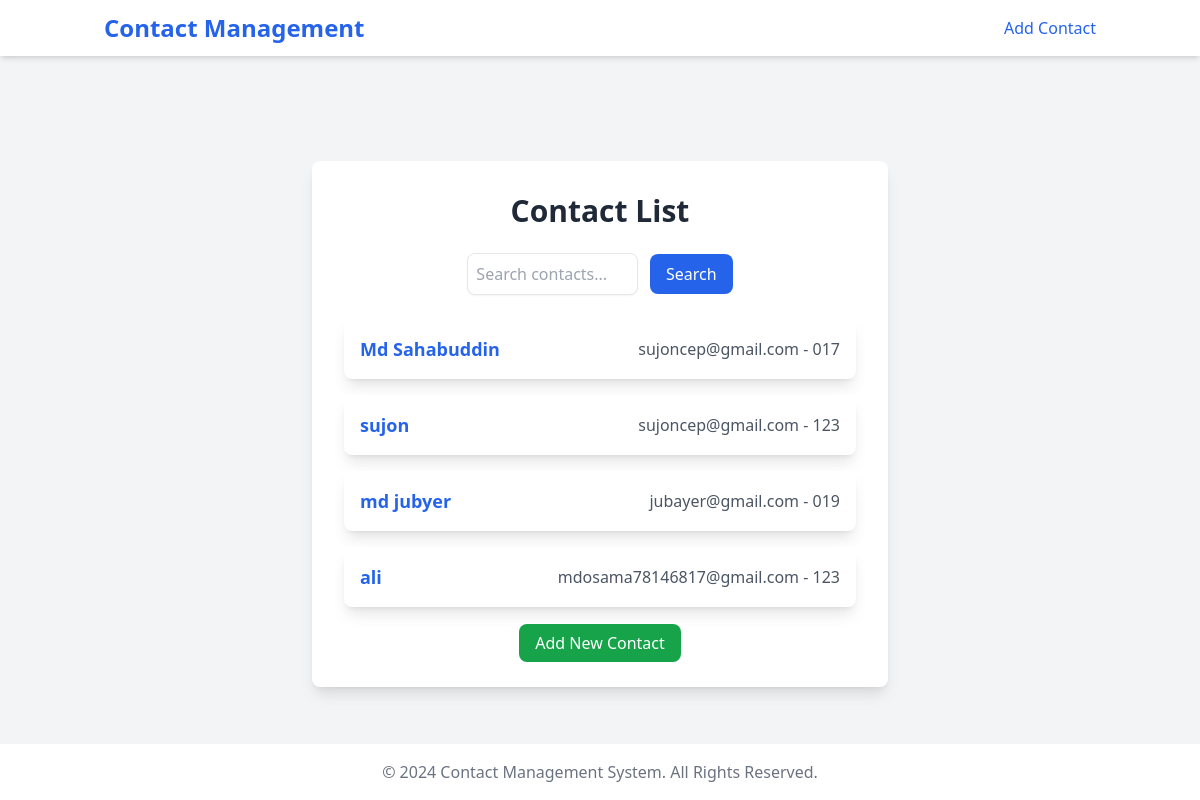
The page / on the database its author committed.
### website/models.py (models this page shows, shortened)
class Contact(models.Model):
    first_name = models.CharField(max_length=100)
    last_name = models.CharField(max_length=100)
    email = models.EmailField()
    phone_number = models.CharField(max_length=15)
    address = models.TextField()

### website/views.py (the view)
# urls.py: path('', views.home, name='home'),
def home(request):
    contacts = Contact.objects.all()
    return render(request, 'home.html', {'contacts': contacts})

### website/templates/home.html
{% extends 'base.html' %}
{% block content %}
<h1 class="text-3xl font-bold mb-6 text-center text-gray-800">Contact List</h1>
<div class="mb-6">
    <form method="GET" action="{% url 'search_contacts' %}" class="flex items-center justify-center">
        <input type="text" name="q" placeholder="Search contacts..." class="border rounded-lg p-2 w-1/3 shadow-sm focus:outline-none focus:ring-2 focus:ring-blue-500">
        <button type="submit" class="ml-3 bg-blue-600 text-white px-4 py-2 rounded-lg hover:bg-blue-700 focus:outline-none focus:ring-2 focus:ring-blue-500">
            Search
        </button>
    </form>
</div>
<ul class="space-y-4">
    {% for contact in contacts %}
    <li class="bg-white shadow-lg rounded-lg p-4 flex justify-between items-center">
        <a href="{% url 'contact_detail' contact.id %}" class="text-lg font-semibold text-blue-600 hover:text-blue-800">
            {{ contact.first_name }}
        </a>
        <div class="text-gray-600">{{ contact.email }} - {{ contact.phone_number }}</div>
    </li>
    {% empty %}
    <li class="text-center text-gray-500">No contacts found.</li>
    {% endfor %}
</ul>
<div class="mt-6 text-center">
    <a href="{% url 'add_contact' %}" class="bg-green-600 text-white px-4 py-2 rounded-lg hover:bg-green-700 focus:outline-none focus:ring-2 focus:ring-green-500">
        Add New Contact
    </a>
</div>
{% endblock %}

### website/templates/base.html (shortened to what this page needs)
<!DOCTYPE html>
<html lang="en">
<head>
    <script src="https://cdn.tailwindcss.com"></script>
</head>
<body class="bg-gray-100">
    <nav class="bg-white shadow-md">
        <div class="container mx-auto px-4 py-3 flex justify-between items-center">
            <a href="{% url 'home' %}" class="text-2xl font-bold text-blue-600">Contact Management</a>
            <ul class="flex space-x-4">
                <li>
                    <a href="{% url 'add_contact' %}" class="text-blue-600 hover:text-blue-800">Add Contact</a>
                </li>
            </ul>
        </div>
    </nav>
    <main class="container mx-auto flex justify-center items-center mt-12">
        <div class="w-full max-w-xl bg-white p-8 rounded-lg shadow-lg">
            {% block content %}
            {% endblock %}
        </div>
    </main>
    <footer class="bg-white text-center py-4 mt-auto">
        <p class="text-gray-500">&copy; 2024 Contact Management System. All Rights Reserved.</p>
    </footer>
</body>
</html>

### website/templates/base.html (style rules this page uses)
body { min-height: 100vh; display: flex; flex-direction: column; }
main { flex-grow: 1; }

### rows shown on the page
Contact: first_name "Md Sahabuddin", email "sujoncep@gmail.com", phone_number "017"
Contact: first_name "sujon", email "sujoncep@gmail.com", phone_number "123"
Contact: first_name "md jubyer", email "jubayer@gmail.com", phone_number "019"
Contact: first_name "ali", email "mdosama78146817@gmail.com", phone_number "123"
